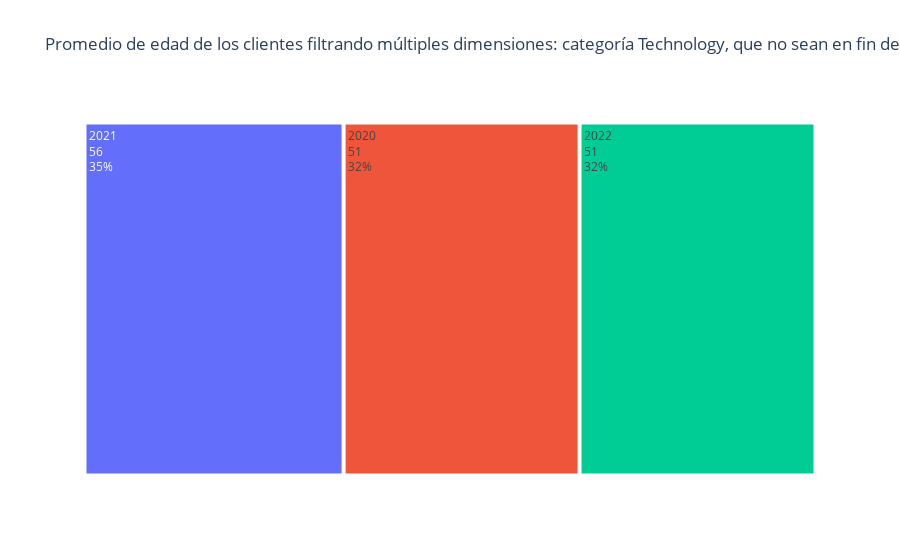

The cell this chart's notebook holds for it:
### Code cell
#Grafica comparativa
fig = px.treemap(
    df, values='avg_edad', path=['año'],
    title= "Promedio de edad de los clientes filtrando múltiples dimensiones: categoría Technology, que no sean en fin de semana y años entre 2020 y 2022",
    labels={'avg_edad': 'Promedio de Edad', 'año': 'Año'},
)

fig.update_traces(textinfo='label+value+percent entry')
fig.show()

### Figure 1 — Plotly figure (JSON) as saved in the notebook; plotly's stock layout.template omitted (floating-point values rounded to 4 significant figures)
{"data": [{"branchvalues": "total", "domain": {"x": [0, 1], "y": [0, 1]}, "hovertemplate": "labels=%{label}<br>Promedio de Edad=%{value}<br>parent=%{parent}<br>id=%{id}<extra></extra>", "ids": ["2020", "2022", "2021"], "labels": ["2020", "2022", "2021"], "name": "", "parents": ["", "", ""], "values": [51.0, 51.0, 56.0], "type": "treemap", "textinfo": "label+value+percent entry"}], "layout": {"legend": {"tracegroupgap": 0}, "title": {"text": "Promedio de edad de los clientes filtrando múltiples dimensiones: categoría Technology, que no sean en fin de semana y años entre 2020 y 2022"}}}
